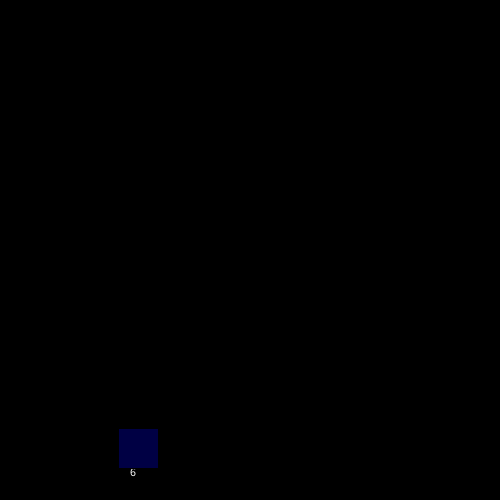
Frame 1 (no input)
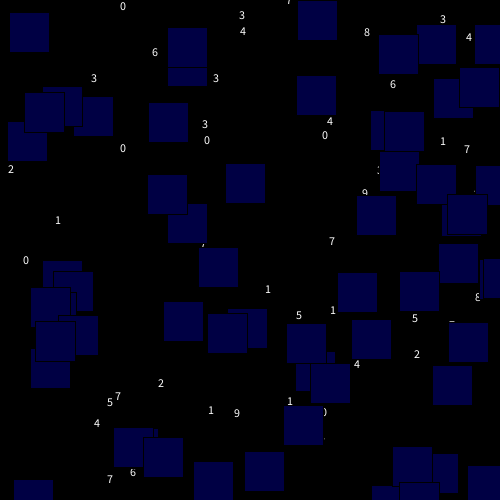
Frame 60 (the mouse pressed at the canvas centre just before this capture)
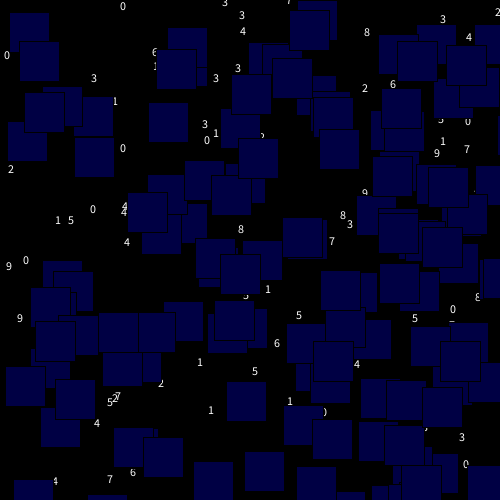
Frame 120 (the mouse held since frame 60 and released just before this capture)

The Processing sketch that drew these frames (run headless with seeded random() and noise(); from frame 60 on, the mouse is pressed at the canvas centre):

// Processing sketch: w12m_PGraphicsLayers
// ── w12m_PGraphicsLayers.pde
// this sketch is from the example found here: 
// https://funprogramming.org/143-Using-PGraphics-as-layers-in-Processing.html
// the author uses two PGraphics objects to maintain different layers -
// the letters will never appear above the squares.

PGraphics letters;
PGraphics squares;

void setup() {
  size(500, 500);
  
  letters = createGraphics(width, height);
  squares = createGraphics(width, height);
}
void draw() {
  background(0);
    
  letters.beginDraw();
  letters.text(int(random(10)), random(width), random(height));
  letters.endDraw();
  
  squares.beginDraw();
  squares.fill(#000044);
  squares.rect(random(width), random(height), 40, 40);
  squares.endDraw();
  
  image(letters, 0, 0);
  image(squares, 0, 0);
}
